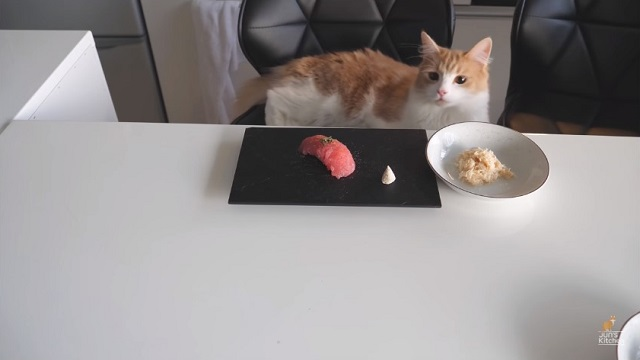
//> input picture cat_0.jpg, 640 x 360 px; the run also reads 1 picture not shown here
$ ./SIFT_OPTICALFLOW_CPU   (built with g++ and OpenCV 4)
//> lines starting //> are read from the running program, lines starting //| are printed output that depends on the picture

#include <iostream>
#include <stdio.h>
#include <math.h>
#include <opencv2/opencv.hpp>
using namespace cv;
using namespace std;

int keycnt = 0;
///// M E M O ////////// ///////////////////////////////////////////
//
//#1. INPUT
//#   움직임이 존재하는 2장의 연속 프레임영상을 입력으로 사용
//
//#2. CORNER DETECTION
//#   CORNER DETECTION을 이용해 2장의 영상 중 앞쪽 영상의 Key Point를 도출
//#   SIFT
//
//#3. MOTION VECTOR
//#   OPTICAL FLOW를 이용하여 앞쪽 영상의 KEYPOINT픽셀의 MOTION VECTOR(x, y)를 도출.
//
////////////////////////////////////////////////////////////////////
Mat grayscale(Mat frame, int w, int h); //basic
float Gaussian(int u, int v, float sigma);//basic
Mat GaussianFilter(Mat frame, int w, int h, float sigma);//basic
Mat Resize(Mat frame, float ratio, int w, int h);//basic
// grayscale, Guassian, Gaussian filter : 상용함수 사용예정 cv2.gaussian() cv2.resize()

/////////////////////////////////////////////////////////////////////////////////////////////////

//(module - 1)
void MakeGaussians(Mat** Octaves, Mat frame, int level, int size, int w, int h);
//(module - 2)
void MakeDoG(Mat** DoG, Mat**Octaves, int level, int size);

Mat finddelta(Mat** DoG, int x, int y, int lv, int s, int w, int h);//(module - 3에 포함, loop X)
//(module - 3)
void FindLocalExtrema(Mat** DoG, int level, int size, int w, int h, int** idx); // 4중for문 有
//(module - 4)
void motionExtraction(Mat frame1, Mat frame2, int cnt, int** idx, int** idx_aft, int h, int w);


int main()
{
	//1.input
	// frame size
	int w = 640;
	int h = 360;
	//gaussian filter를 위한 파라미터의 초기값
	float sigma = 1;
	//img load
	Mat frame1 = imread("cat_0.jpg", IMREAD_COLOR);
//> frame1 is the input picture: 360 rows x 640 cols, CV_8UC3; mean B, G, R 143.1, 143.1, 147.8
	Mat frame2 = imread("cat_1.jpg", IMREAD_COLOR);
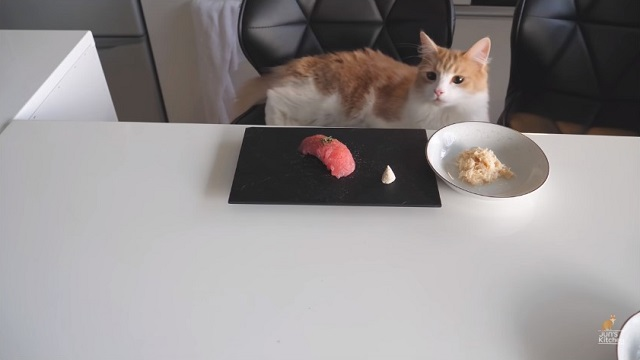
//> input picture cat_1.jpg, 640 x 360 px
//> frame2 is the input picture: 360 rows x 640 cols, CV_8UC3; mean B, G, R 143.2, 143.2, 148
	Mat frame3 = imread("cat_2.jpg", IMREAD_COLOR);
	Mat frame4 = imread("cat_3.jpg", IMREAD_COLOR);
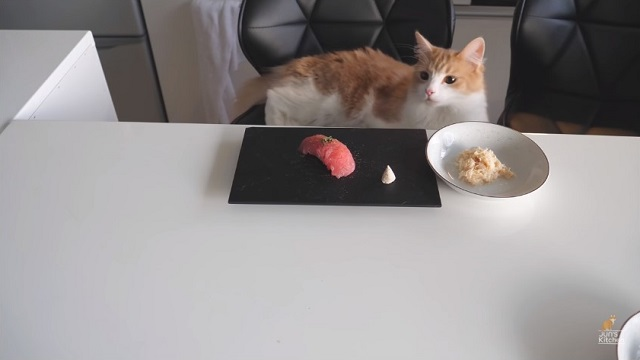
//> input picture cat_3.jpg, 640 x 360 px
//> frame4 is the input picture: 360 rows x 640 cols, CV_8UC3; mean B, G, R 143.4, 143.4, 148.1
	Mat frame5 = imread("cat_4.jpg", IMREAD_COLOR);
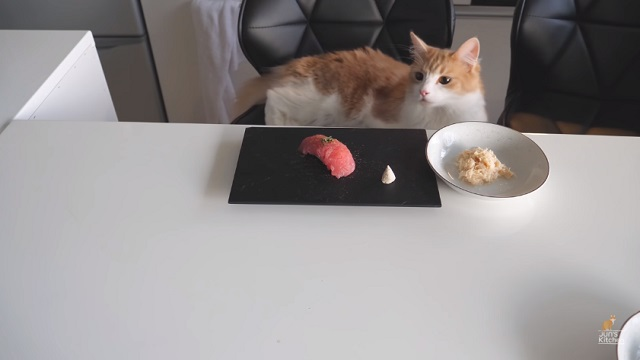
//> input picture cat_4.jpg, 640 x 360 px
//> frame5 is the input picture: 360 rows x 640 cols, CV_8UC3; mean B, G, R 143.5, 143.4, 148.2
	if (frame1.empty() || frame2.empty())
	{
		cout << "NOT FIND" << endl;
		return -1;
	}

	//2.Multi-Scale-Extrema - Detection

	//grayscale
	Mat frame_g;
	Mat frame_g2;
	Mat frame_g3;
	Mat frame_g4;
	Mat frame_g5;
	cv::cvtColor(frame1, frame_g, COLOR_RGB2GRAY);
	cv::cvtColor(frame2, frame_g2, COLOR_RGB2GRAY);
	cv::cvtColor(frame3, frame_g3, COLOR_RGB2GRAY);
	cv::cvtColor(frame4, frame_g4, COLOR_RGB2GRAY);
	cv::cvtColor(frame5, frame_g5, COLOR_RGB2GRAY);


	//octave /DoG : 영상처리를 위해 필요한 이미지(processed) 저장 배열
	Mat** octaves = new Mat*[4];
	for (int i = 0; i < 4; i++)
	{
		octaves[i] = new Mat[5];
	}
	Mat** DoG = new Mat*[4];
	for (int i = 0; i < 4; i++)
	{
		DoG[i] = new Mat[4];
	}

	MakeGaussians(octaves, frame_g, 4, 5, w, h);//level:4 size:5
//> after the loop in MakeGaussians, `for (int i = 0; i < level; i++)`: sigma = 2.5; w_d = 80; h_d = 45
	MakeDoG(DoG, octaves, 4, 5);


	//3.Keypint Localization ( scale-space-extreama)
	int** idx = new int*[h*w]; //keypoint idx나타내기위함, [0][0]:cnt
	for (int i = 0; i < h*w; i++)
	{
		idx[i] = new int[3];
	}
	FindLocalExtrema(DoG, 4, 4, w, h, idx);
//> in FindLocalExtrema, `int cnt = idx[0][0];`: cnt = 0
//> the loop in FindLocalExtrema, `for (int lv = 0; lv < level; lv++)` made 4 passes
//> cnt on passes 1 to 4: 51, 104, 142, 165
//> after the loop in FindLocalExtrema, `for (int lv = 0; lv < level; lv++)`: w_d = 40; h_d = 22; cnt = 165
//> in FindLocalExtrema, `Mask = Mask / 2;`: Mask: 360 rows x 640 cols, CV_8UC1; min 0, max 48, mean 0

	int fcnt = idx[0][0];//feature : 1~fcnt까지 존재
//> fcnt = 165


	//OPtical Flow
	Mat flows = Mat::zeros(h, w, CV_8UC3);

	int** idx_aft = new int*[fcnt + 1];
	for (int i = 0; i < fcnt + 1; i++)
	{
		idx_aft[i] = new int[2];
	}
	motionExtraction(frame_g, frame_g2, fcnt, idx, idx_aft, h, w);
//> the loop in motionExtraction, `for (int i = 1; i <= cnt; i++)` made 165 passes
//> (x, y) on passes 1 to 3: (462, 79), (449, 126), (518, 132)
//| [-0.26654327;
//|  -0.81857634]
//| [-0.089241721;
//|  -0.49036023]
//> (the first 4 of 16 printed lines)
//> (output is shown up to pass 9 of 165)
	for (int i = 1; i <= fcnt; i++)
	{
		int x_pre = idx[i][1];
		int y_pre = idx[i][0];
		circle(frame1, Point(x_pre, y_pre), int(1), Scalar(255, 0, 0));
		circle(frame2, Point(x_pre, y_pre), int(1), Scalar(255, 0, 0));
		int x = min(max(0, int(idx[i][1]) + int(idx_aft[i][1])), w - 1);
		int y = min(max(int(idx[i][0]) + int(idx_aft[i][0]), 0), h - 1);
		circle(frame1, Point(x, y), int(1), Scalar(200, 50, 0));
		circle(frame2, Point(x, y), int(1), Scalar(200, 50, 0));
		line(frame1, Point(x_pre, y_pre), Point(x, y), (200, 50, 0), 1);
		line(frame2, Point(x_pre, y_pre), Point(x, y), (200, 50, 0), 1);

		line(flows, Point(x_pre, y_pre), Point(x, y), (200, 50, 0), 1);
		circle(flows, Point(x_pre, y_pre), int(1), Scalar(255, 0, 0));
		circle(flows, Point(x, y), int(1), Scalar(200, 50, 0));


		idx_aft[i][1] = x;
		idx_aft[i][0] = y;
	}
//> this loop made 165 passes
//> (x_pre, y_pre, x, y) on passes 1 to 3: (462, 79, 460, 78), (449, 126, 448, 126), (518, 132, 518, 131)


	//2
	int** idx_aft2 = new int*[fcnt + 1];
	for (int i = 0; i < fcnt + 1; i++)
	{
		idx_aft2[i] = new int[2];
	}
	motionExtraction(frame_g2, frame_g3, fcnt, idx_aft, idx_aft2, h, w);
//> the loop in motionExtraction (call 2), `for (int i = 1; i <= cnt; i++)` made 165 passes
//> (x, y) on passes 1 to 3: (460, 78), (448, 126), (518, 131)
//| [-0.032411776;
//|  -1.179889]
//| [0.029589411;
//|  -0.16574015]
//> (the first 4 of 16 printed lines)
//> (output is shown up to pass 9 of 165)
	for (int i = 1; i <= fcnt; i++)
	{

		int x_pre = idx_aft[i][1];
		int y_pre = idx_aft[i][0];
		cout << i << " x" << x_pre << endl;
		circle(frame3, Point(x_pre, y_pre), int(1), Scalar(200, 50, 0));
		int x = min(max(0, int(idx_aft[i][1]) + int(idx_aft2[i][1])), w - 1);
		int y = min(max(int(idx_aft[i][0]) + int(idx_aft2[i][0]), 0), h - 1);
		/*cout << x << "," << y << endl;*/
		circle(frame2, Point(x, y), int(1), Scalar(150, 100, 0));
		circle(frame3, Point(x, y), int(1), Scalar(150, 100, 0));
		line(frame2, Point(x_pre, y_pre), Point(x, y), (150, 100, 0), 1);
		line(frame3, Point(x_pre, y_pre), Point(x, y), (150, 100, 0), 1);

		line(flows, Point(x_pre, y_pre), Point(x, y), (150, 100, 0), 1);
		circle(flows, Point(x, y), int(1), Scalar(150, 100, 0));

		idx_aft2[i][1] = x;
		idx_aft2[i][0] = y;
	}
//> this loop made 165 passes
//> (x_pre, y_pre, x, y) on passes 1 to 3: (460, 78, 458, 78), (448, 126, 448, 126), (518, 131, 518, 131)
//| 1 x460
//| 2 x448
//| 3 x518
//| 4 x522
//| 5 x320
//| 6 x433
//| 7 x638
//| 8 x330
//> (output is shown up to pass 8 of 165)
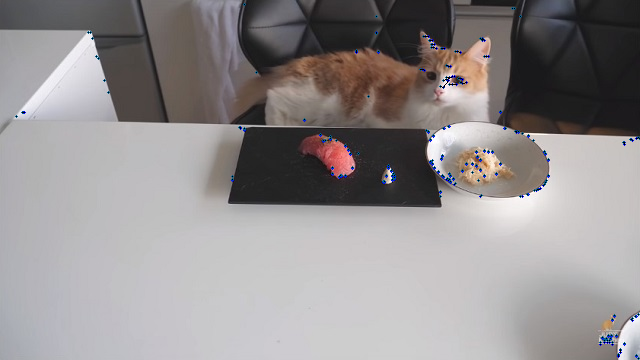
//> frame2: 360 rows x 640 cols, CV_8UC3; mean B, G, R 143.2, 142.6, 147
//> flows: 360 rows x 640 cols, CV_8UC3; mean B, G, R 0.8, 0.3, 0
	//3
	int** idx_aft3 = new int*[fcnt + 1];
	for (int i = 0; i < fcnt + 1; i++)
	{
		idx_aft3[i] = new int[2];
	}
	motionExtraction(frame_g3, frame_g4, fcnt, idx_aft2, idx_aft3, h, w);
	for (int i = 1; i <= fcnt; i++)
	{

		int x_pre = idx_aft2[i][1];
		int y_pre = idx_aft2[i][0];
		cout << i << " x" << x_pre << endl;
		circle(frame4, Point(x_pre, y_pre), int(1), Scalar(150, 100, 0));
		int x = min(max(0, int(idx_aft2[i][1]) + int(idx_aft3[i][1])), w - 1);
		int y = min(max(int(idx_aft2[i][0]) + int(idx_aft3[i][0]), 0), h - 1);
		/*cout << x << "," << y << endl;*/
		circle(frame3, Point(x, y), int(1), Scalar(100, 150, 255));
		circle(frame4, Point(x, y), int(1), Scalar(100, 150, 255));
		line(frame3, Point(x_pre, y_pre), Point(x, y), (100, 150, 0), 1);
		line(frame4, Point(x_pre, y_pre), Point(x, y), (100, 150, 0), 1);

		line(flows, Point(x_pre, y_pre), Point(x, y), (100, 150, 0), 1);
		circle(flows, Point(x, y), int(1), Scalar(100, 150, 0));

		idx_aft3[i][1] = x;
		idx_aft3[i][0] = y;
	}
//> this loop made 165 passes
//| 1 x458
//| 2 x448
//| 3 x518
//| 4 x522
//| 5 x320
//| 6 x433
//| 7 x638
//| 8 x330
//> (output is shown up to pass 8 of 165)
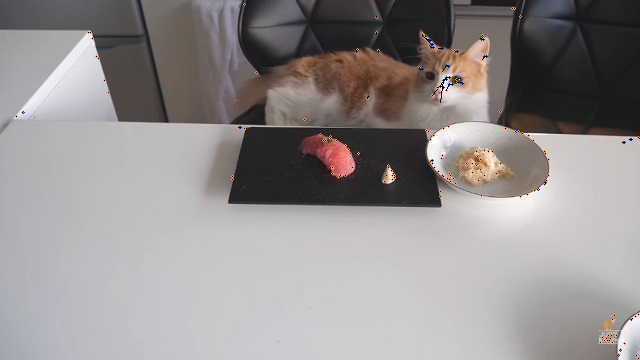
//> frame3: 360 rows x 640 cols, CV_8UC3; mean B, G, R 142.9, 142.9, 147.8
//> flows: 360 rows x 640 cols, CV_8UC3; mean B, G, R 0.7, 0.4, 0

	//4
	int** idx_aft4 = new int*[fcnt + 1];
	for (int i = 0; i < fcnt + 1; i++)
	{
		idx_aft4[i] = new int[2];
	}
	motionExtraction(frame_g4, frame_g5, fcnt, idx_aft3, idx_aft4, h, w);
	for (int i = 1; i <= fcnt; i++)
	{

		int x_pre = idx_aft3[i][1];
		int y_pre = idx_aft3[i][0];
		cout << i << " x" << x_pre << endl;
		circle(frame5, Point(x_pre, y_pre), int(1), Scalar(100, 150, 0));
		int x = min(max(0, int(idx_aft3[i][1]) + int(idx_aft4[i][1])), w - 1);
		int y = min(max(int(idx_aft3[i][0]) + int(idx_aft4[i][0]), 0), h - 1);
		circle(frame4, Point(x, y), int(1), Scalar(50, 255, 255));
		circle(frame5, Point(x, y), int(1), Scalar(50, 255, 255));
		line(frame4, Point(x_pre, y_pre), Point(x, y), (50, 255, 0), 1);
		line(frame5, Point(x_pre, y_pre), Point(x, y), (50, 255, 0), 1);


		line(flows, Point(x_pre, y_pre), Point(x, y), (50, 255, 0), 1);
		circle(flows, Point(x, y), int(1), Scalar(50, 255, 0));

		idx_aft4[i][1] = x;
		idx_aft4[i][0] = y;
	}
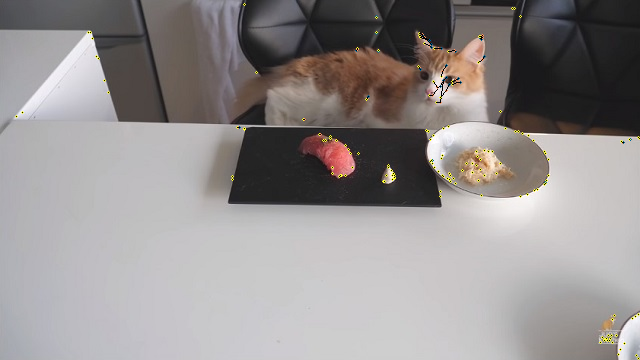
//> frame4: 360 rows x 640 cols, CV_8UC3; mean B, G, R 142.9, 143.4, 148
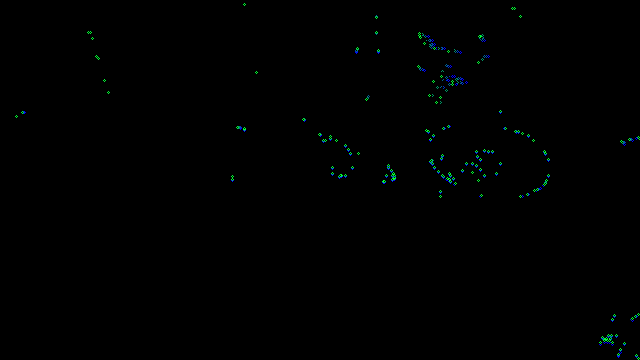
//> flows: 360 rows x 640 cols, CV_8UC3; mean B, G, R 0.6, 0.8, 0


	imshow("1", frame1);
	imshow("2", frame2);
	imshow("3", frame3);
	imshow("4", frame4);
	imshow("5", frame5);
	imshow("flows", flows);
	waitKey(0);

	return 0;
}


Mat grayscale(Mat frame, int w, int h)
{
	//float coef_r = 0.299;
	//float coef_g = 0.587;
	//float coef_b = 0.114;
	Mat result(h, w, CV_8UC1);
	for (int i = 0; i < h; i++)
	{
		for (int j = 0; j < w; j++)
		{

			int r = frame.at<Vec3b>(i, j)[0];
			int g = frame.at<Vec3b>(i, j)[1];
			int b = frame.at<Vec3b>(i, j)[2];
			result.at<uchar>(i, j) = int((r*0.299 + g * 0.587 + b * 0.114));
			//result.at<uchar>(i, j) = int((r + g + b) / 3);
		}
	}

	return result;
}
float Gaussian(int u, int v, float sigma)
{
	float pi = 3.14;
	float result = (
		(1 / (2 * pi * pow(sigma, 2))) *
		exp(
		(-1 * (pow(u, 2) + pow(v, 2))
			) / (2 * pow(sigma, 2))
		)
		);

	return result;
}
Mat GaussianFilter(Mat frame, int w, int h, float sigma)
{
	Mat result = frame.clone();
	if (sigma == 0)
		return result;
	for (int i = 0; i < h; i++)
	{
		for (int j = 0; j < w; j++)
		{
			uchar tmp = { 0 };
			float sumone = 0;
			for (int k = -int(round(sigma * 2)); k <= int(round(sigma * 2)); k++)
			{
				for (int l = -int(round(sigma * 2)); l <= int(round(sigma * 2)); l++)
				{
					if (i + k >= h || j + l >= w || i + k < 0 || j + l < 0) {
						continue;
					}
					tmp = tmp + Gaussian(k, l, sigma)*frame.at<uchar>(min(max(0, i + k), h - 1), min(max(j + l, 0), w - 1));
					sumone = sumone + Gaussian(k, l, sigma);
				}
			}
			result.at<uchar>(i, j) = uchar(round(tmp / sumone));
		}
	}
	return result;
}


Mat Resize(Mat frame, float ratio, int w, int h)
{
	int row = int(h * ratio);
	int col = int(w * ratio);
	Mat downsampled(row, col, CV_8UC1);
	for (int i = 0; i < row - 1; i++)
	{
		for (int j = 0; j < col - 1; j++)
		{
			downsampled.at<uchar>(i, j) = frame.at<uchar>(int((1 / ratio)*i), int((1 / ratio)*j));
		}
	}
	return downsampled;
}

void MakeGaussians(Mat** Octaves, Mat frame, int level, int size, int w, int h)
{
	int w_d = w;
	int h_d = h;
	Mat downsampled = frame.clone();
	float sigma = 0;
	for (int i = 0; i < level; i++) //다른 octave : size down
	{
		sigma = 0.5;
		float sigma_ratio = 0.5;//파라미터
		float ratio = 0.5;
		if (i == 0)
			ratio = 1;
		downsampled = Resize(downsampled, ratio, w_d, h_d);
		Octaves[i][0] = Mat(downsampled.clone());
		w_d = int(w_d*ratio);
		h_d = int(h_d*ratio);
		for (int j = 1; j < size; j++) //같은octave: sigma값 변경
		{
			Octaves[i][j] = GaussianFilter(downsampled, w_d, h_d, sigma);
			sigma = sigma + sigma_ratio;//* sigma_ratio;

		}
	}

}
void MakeDoG(Mat** DoG, Mat**Octaves, int level, int size)
{
	for (int i = 0; i < level; i++)
	{
		for (int j = 0; j < size - 1; j++)
		{
			DoG[i][j] = Octaves[i][j] - Octaves[i][j + 1]; // level, size
		}
	}
}

Mat finddelta(Mat** DoG, int x, int y, int lv, int s, int w, int h) //size: sigma의 size임. /candidate keypoint에대해 적용.
{
	Mat H = Mat::zeros(3, 3, CV_32FC1);
	//Dxx(0,0) Dxy(0,1) Dxs(0,2)
	//Dyx(1,0) Dyy(1,1) Dys(1,2)
	//Dsx(2,0) Dsy(2,1) Dss(2,2)
	H.at<float>(0, 0) =
		DoG[lv][s].at<uchar>(y, x + 1) - 2 * DoG[lv][s].at<uchar>(y, x) +
		DoG[lv][s].at<uchar>(y, x - 1);
	H.at<float>(0, 1) =
		((DoG[lv][s].at<uchar>(y + 1, x + 1) - DoG[lv][s].at<uchar>(y + 1, x - 1)) / 2
			- (DoG[lv][s].at<uchar>(y - 1, x + 1) - DoG[lv][s].at<uchar>(y - 1, x - 1)) / 2) / 2;
	H.at<float>(0, 2) = ((DoG[lv][s + 1].at<uchar>(y, x + 1) - DoG[lv][s + 1].at<uchar>(y, x - 1)) / 2
		- (DoG[lv][s - 1].at<uchar>(y, x + 1) - DoG[lv][s - 1].at<uchar>(y, x - 1)) / 2) / 2;
	//
	H.at<float>(1, 0) = H.at<float>(0, 1) = ((DoG[lv][s].at<uchar>(y + 1, x + 1) - DoG[lv][s].at<uchar>(y - 1, x + 1)) / 2
		- (DoG[lv][s].at<uchar>(y + 1, x - 1) - DoG[lv][s].at<uchar>(y - 1, x - 1)) / 2) / 2;
	H.at<float>(1, 1) = DoG[lv][s].at<uchar>(y + 1, x) - 2 * DoG[lv][s].at<uchar>(y, x) +
		DoG[lv][s].at<uchar>(y - 1, x);
	H.at<float>(1, 2) = ((DoG[lv][s + 1].at<uchar>(y + 1, x) - DoG[lv][s + 1].at<uchar>(y - 1, x)) / 2
		- (DoG[lv][s - 1].at<uchar>(y + 1, x) - DoG[lv][s - 1].at<uchar>(y - 1, x)) / 2) / 2;
	//
	H.at<float>(2, 0) = ((DoG[lv][s + 1].at<uchar>(y - 1, x) - DoG[lv][s - 1].at<uchar>(y, x + 1)) / 2
		- (DoG[lv][s + 1].at<uchar>(y, x - 1) - DoG[lv][s - 1].at<uchar>(y, x - 1)) / 2) / 2;
	H.at<float>(2, 1) = ((DoG[lv][s + 1].at<uchar>(y + 1, x) - DoG[lv][s - 1].at<uchar>(y + 1, x)) / 2
		- (DoG[lv][s + 1].at<uchar>(y - 1, x) - DoG[lv][s - 1].at<uchar>(y - 1, x)) / 2) / 2;
	H.at<float>(2, 2) = DoG[lv][s + 1].at<uchar>(y, x) - 2 * DoG[lv][s].at<uchar>(y, x) +
		DoG[lv][s - 1].at<uchar>(y, x);

	Mat Dmat = Mat::zeros(1, 3, CV_32FC1);
	Dmat.at<float>(0, 0) = (DoG[lv][s].at<uchar>(y, x + 1) - DoG[lv][s].at<uchar>(y, x - 1)) / 2;
	Dmat.at<float>(0, 1) = (DoG[lv][s].at<uchar>(y + 1, x) - DoG[lv][s].at<uchar>(y - 1, x)) / 2;
	Dmat.at<float>(0, 2) = (DoG[lv][s + 1].at<uchar>(y, x) - DoG[lv][s - 1].at<uchar>(y, x)) / 2;

	Mat delta = -H.inv()*Dmat.t();
	return delta;
}
void FindLocalExtrema(Mat** DoG, int level, int size, int w, int h, int** idx)
{
	idx[0][0] = 0;
	int cnt = idx[0][0];
	Mat Mask = Mat::zeros(h, w, CV_8UC1);
	float diffthreshold = 20;//파라미터
	float ratio = 0.5;
	int w_d = w;
	int h_d = h;
	for (int lv = 0; lv < level; lv++)
	{
		for (int sz = 1; sz < size - 1; sz++)//sigma값 변화
		{
			for (int i = 1; i < h_d - 1; i++)
			{
				for (int j = 1; j < w_d - 1; j++)
				{
					int j_tmp = j;
					int i_tmp = i;
					int s_tmp = sz;
					int flag = 0;
					int maximum = -1;
					int sum = 0;
					for (int k = -1; k <= 1; k++)//y
					{
						for (int l = -1; l <= 1; l++)//x
						{
							for (int m = -1; m <= 1; m++)//m:옥타브
							{
								if (k == 0 and l == 0 and m == 0)
									continue;
								if (maximum <= DoG[lv][sz + m].at<uchar>(i + k, j + l))
								{
									maximum = DoG[lv][sz + m].at<uchar>(i + k, j + l);
								}
								sum += DoG[lv][sz + m].at<uchar>(i + k, j + l);
							}
						}
					}
					sum = sum / 27;
					int cur = DoG[lv][sz].at<uchar>(i, j);
					if ((cur > maximum) && abs(cur - sum) >= 1)
					{
						Mat delta = finddelta(DoG, j_tmp, i_tmp, lv, s_tmp, w_d, h_d);
						if (!(abs(delta.at<float>(0, 0)) < 0.5&& abs(delta.at<float>(1, 0)) < 0.5 && abs(delta.at<float>(2, 0)) < 0.5))
						{
							int seriescnt = 0;
							while (!(abs(delta.at<float>(0, 0)) < 0.5 && abs(delta.at<float>(1, 0)) < 0.5 && abs(delta.at<float>(2, 0)) < 0.5) && seriescnt <= 4)
							{
								delta = finddelta(DoG, j_tmp, i_tmp, lv, s_tmp, w_d, h_d);
								j_tmp += int(round(delta.at<float>(0, 0)));//전개 h값 더해줌
								i_tmp += int(round(delta.at<float>(1, 0)));
								s_tmp += int(round(delta.at<float>(2, 0)));

								if (i_tmp >= h_d - 3 || j_tmp >= w_d - 3 || i_tmp <= 3 || j_tmp < 3 || s_tmp < 1 || s_tmp >2 || seriescnt >= 3)
								{
									flag = 1;
									j_tmp = j;
									i_tmp = i;
									s_tmp = sz;
									break;
								}
								seriescnt++;

							}
						}
						cur = DoG[lv][s_tmp].at<uchar>(i_tmp, j_tmp);

						float dx = DoG[lv][s_tmp].at<uchar>(i_tmp, j_tmp + 1) - 2 * cur + DoG[lv][s_tmp].at<uchar>(i_tmp, j_tmp - 1);
						float dy = DoG[lv][s_tmp].at<uchar>(i_tmp + 1, j_tmp) - 2 * cur + DoG[lv][s_tmp].at<uchar>(i_tmp - 1, j_tmp);
						float diag_l = DoG[lv][s_tmp].at<uchar>(i_tmp + 1, j_tmp + 1) - 2 * cur + DoG[lv][s_tmp].at<uchar>(i_tmp - 1, j_tmp + 1);
						float diag_r = DoG[lv][s_tmp].at<uchar>(i_tmp - 1, j_tmp - 1) - 2 * cur + DoG[lv][s_tmp].at<uchar>(i_tmp + 1, j_tmp - 1);


						Mat Dmat = Mat::zeros(1, 3, CV_32FC1);
						Dmat.at<float>(0, 0) = (DoG[lv][s_tmp].at<uchar>(i_tmp, j_tmp + 1) - DoG[lv][s_tmp].at<uchar>(i_tmp, j_tmp - 1)) / 2;
						Dmat.at<float>(0, 1) = (DoG[lv][s_tmp].at<uchar>(i_tmp + 1, j_tmp) - DoG[lv][s_tmp].at<uchar>(i_tmp - 1, j_tmp)) / 2;
						Dmat.at<float>(0, 2) = (DoG[lv][s_tmp + 1].at<uchar>(i_tmp, j_tmp) - DoG[lv][s_tmp - 1].at<uchar>(i_tmp, j_tmp)) / 2;

						float contrast = Dmat.at<float>(0, 0) * delta.at<float>(0, 0) + Dmat.at<float>(0, 1) * delta.at<float>(1, 0) + Dmat.at<float>(0, 2) * delta.at<float>(2, 0);
						if (abs(contrast) < 1)
							flag = 1;
						if (abs(dx) < diffthreshold || abs(dy) < diffthreshold || abs(diag_r) < diffthreshold || abs(diag_l) < diffthreshold)
							flag = 1;

						if (flag == 0)
						{

							if (Mask.at<uchar>(i_tmp*int(pow(1 / ratio, lv)), j_tmp*int(pow(1 / ratio, lv))) == 0)
								cnt++;
							if (Mask.at<uchar>(i_tmp*int(pow(1 / ratio, lv)), j_tmp*int(pow(1 / ratio, lv))) < DoG[lv][s_tmp].at<uchar>(i_tmp, j_tmp))
							{
								Mask.at<uchar>(i_tmp*int(pow(1 / ratio, lv)), j_tmp*int(pow(1 / ratio, lv))) = DoG[lv][s_tmp].at<uchar>(i_tmp, j_tmp); //1/ratio x 1/ratio만큼 downscaling이므로 원이미지에서는 1/ratio의 lv제곱.7

								idx[cnt][0] = i_tmp * int(pow(1 / ratio, lv));
								idx[cnt][1] = j_tmp * int(pow(1 / ratio, lv));
								idx[cnt][2] = s_tmp;
							}

						}
					}
				}
			}
		}
		w_d = int(w_d*ratio);
		h_d = int(h_d*ratio);
	}
	Mask = Mask / 2;
	idx[0][0] = cnt;

}


void motionExtraction(Mat frame1, Mat frame2, int cnt, int** idx, int** idx_aft, int h, int w)
{
	int n = 5; // 블럭크기
	int range = int(n / 2);
	Mat t[2];
	t[0] = frame1;
	t[1] = frame2;

	for (int i = 1; i <= cnt; i++)
	{
		Mat A = Mat::zeros((n*n), 2, CV_32FC1);
		Mat b = Mat::zeros((n*n), 1, CV_32FC1);
		int x = idx[i][1];
		int y = idx[i][0];
		if (x + range + 1 >= w || x - range < 0 || y + range + 1 >= h || y - range < 0)
		{
			idx_aft[i][0] = 0;
			idx_aft[i][1] = 0;
			continue;
		}
		for (int r = y - range; r <= y + range; r++)
		{
			for (int c = x - range; c <= x + range; c++)
			{
				A.at<float>(
					(r - (y - range))*n + (c - (x - range)), 0) = t[0].at<uchar>(r + 1, c) - t[0].at<uchar>(r, c);
				A.at<float>(
					(r - (y - range))*n + (c - (x - range)), 1) = t[0].at<uchar>(r, c + 1) - t[0].at<uchar>(r, c);
				b.at<float>((r - (y - range))*n + (c - (x - range)), 0) = -(t[1].at<uchar>(r, c) - t[0].at<uchar>(r, c));
			}
		}
		Mat v = (A.t()*A).inv()*A.t()*b;
		cout << v << endl;
		idx_aft[i][0] = int(round(v.at<float>(0, 0) * 2));//y
		idx_aft[i][1] = int(round(v.at<float>(1, 0) * 2));//x
	}
}
